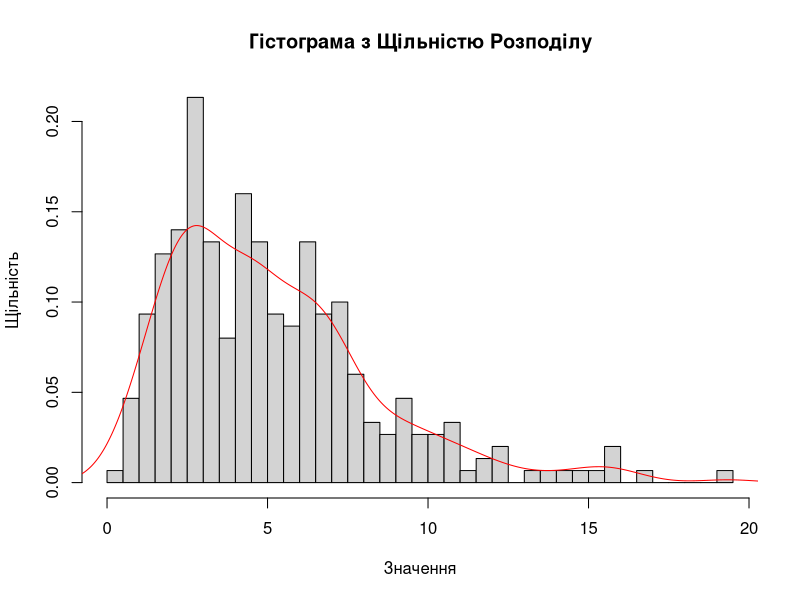

The R source for this figure: (Note: this script raises an error after producing the figure.)
data <- read.table("lesson2/distr8.txt", header = TRUE)

X <- sort(data$X)

hist(X, breaks = 50, freq = FALSE, main = "Гістограма з Щільністю Розподілу", xlab = "Значення", ylab = "Щільність")
lines(density(X), col='red')

x <- seq(min(X), max(X), by = 0.1)
y <- dchisq(x, df)
lines(x, y, col = "blue")

plot(pnorm(X, mean = 5, sd = 0.1), (1:length(X))/length(X), asp=1, ylab="", xlab="")
abline(0,1,col=2)

plot(plnorm(X, meanlog = 2, sdlog = 0.1), (1:length(X))/length(X), asp=1, ylab="", xlab="")
abline(0,1,col=2)

plot(pexp(X, rate=5), (1:length(X))/length(X), asp=1, ylab="", xlab="")
abline(0,1,col=2)

plot(pchisq(X, df = 5), (1:length(X))/length(X), asp=1, ylab="", xlab="")
abline(0,1,col=2)

qqnorm(X, main = "QQ-діаграма для Нормального Розподілу")
qqline(X, col = "red")

qqplot(qlnorm(ppoints(X)), X, main = "QQ-діаграма для Логнормального Розподілу", xlab = "Теоретичні квантилі", ylab = "Емпіричні квантилі")
abline(a = 0, b = 1, col = "red")

qqplot(qexp(ppoints(X)), X, main = "QQ-діаграма для Експоненційного Розподілу", xlab = "Теоретичні квантилі", ylab = "Емпіричні квантилі")
abline(a = 0, b = 1, col = "red")

qqplot(qchisq(ppoints(X), df = 5), X, main = "QQ-діаграма для χ² Розподілу", xlab = "Теоретичні квантилі", ylab = "Емпіричні квантилі")
abline(a = 0, b = 1, col = "red")

QQplot <- function(x, df, K=1000, alpha=0.05) {
  n <- length(x)
  chiSquareQ <- qchisq(ppoints(n), df = df)
  sx <- sort(x)
  W <- matrix(rchisq(K*n, df = df), nrow = n, ncol = K)
  W <- apply(W, 2, sort)
  tops <- apply(W, 1, quantile, probs = 1 - alpha/2)
  bots <- apply(W, 1, quantile, probs = alpha/2)
  plot(c(chiSquareQ, chiSquareQ, chiSquareQ), c(tops, bots, sx), type = "n", xlab = "Теоретичні квантилі", ylab = "Емпіричні квантилі")
  points(chiSquareQ, sx, col = 2)
  segments(chiSquareQ, bots, chiSquareQ, tops, col = 4)
  abline(0, 1, col = 1)
}

QQplot(X, 5)
